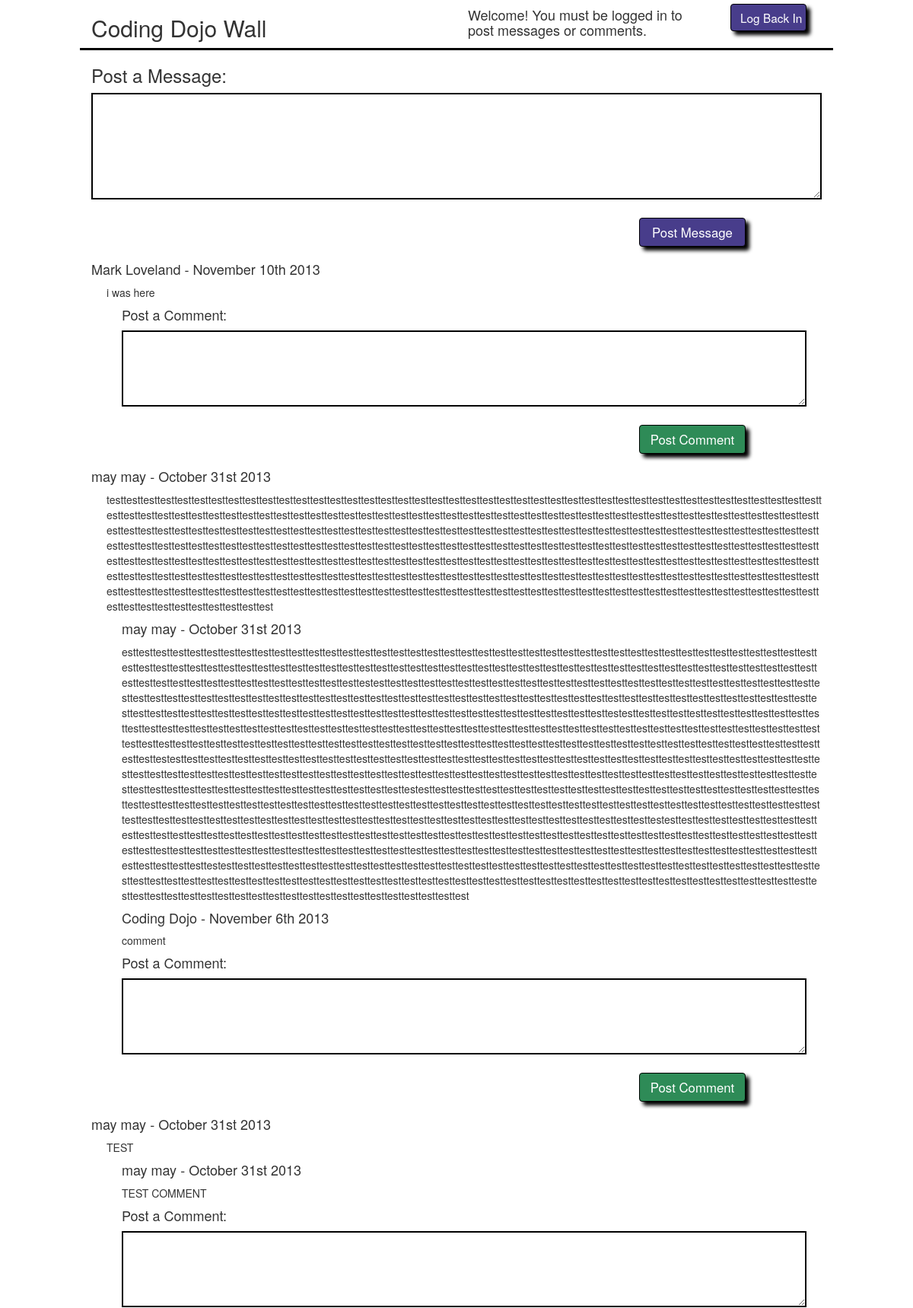
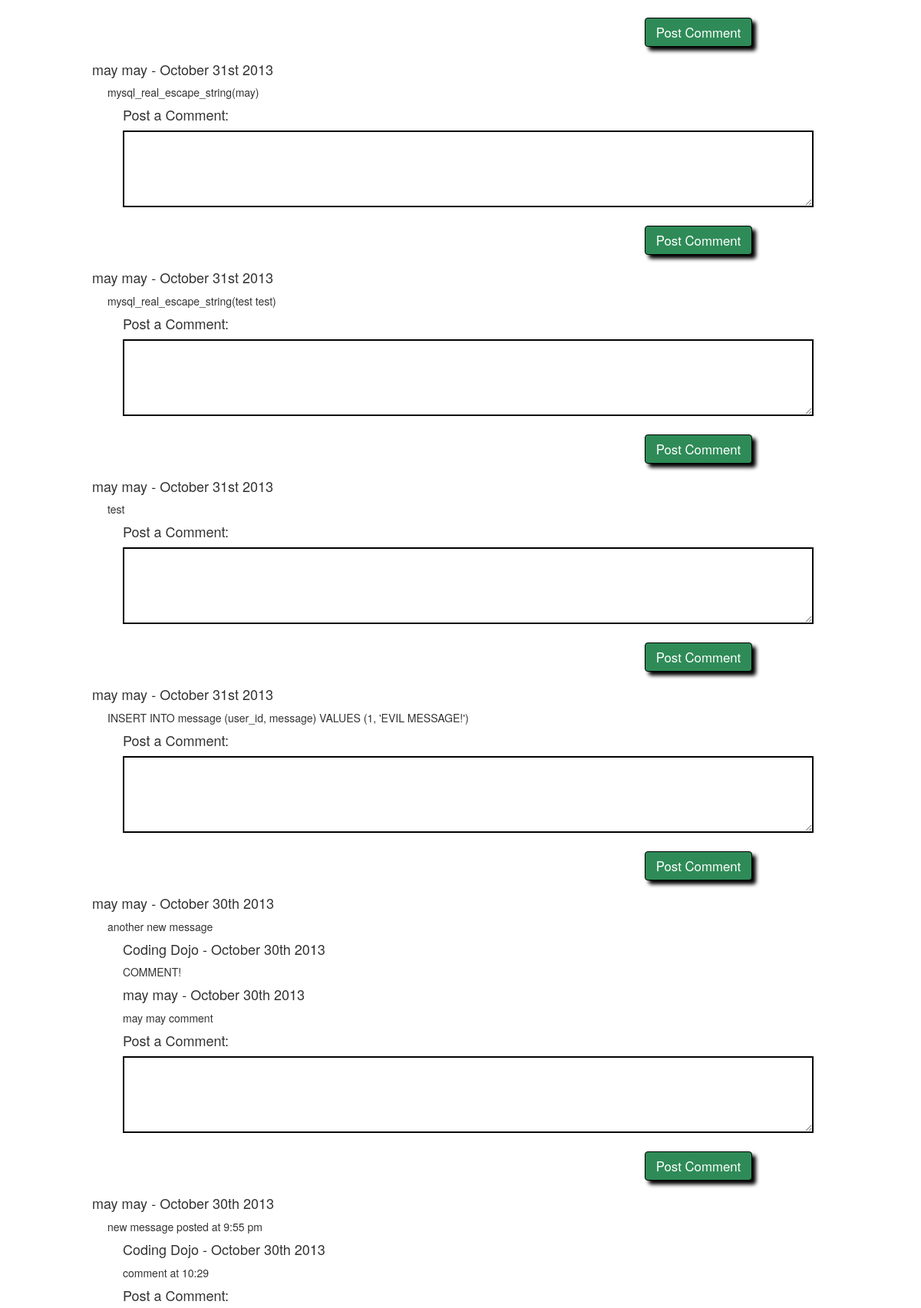
The page /advanced_wall/wall.php (upper part) on the database its author committed (2 pictures, top to bottom).
### tables this page shows
CREATE TABLE `messages` (
  `id` int(11) NOT NULL AUTO_INCREMENT,
  `user_id` int(11) NOT NULL,
  `message` text,
  `created_at` datetime DEFAULT NULL,
  `updated_at` datetime DEFAULT NULL,
  PRIMARY KEY (`id`),
  KEY `fk_messages_users_idx` (`user_id`),
  CONSTRAINT `fk_messages_users` FOREIGN KEY (`user_id`) REFERENCES `users` (`id`) ON DELETE NO ACTION ON UPDATE NO ACTION
);

CREATE TABLE `users` (
  `id` int(11) NOT NULL AUTO_INCREMENT,
  `first_name` varchar(255) DEFAULT NULL,
  `last_name` varchar(255) DEFAULT NULL,
  `username` varchar(255) DEFAULT NULL,
  `password` varchar(255) DEFAULT NULL,
  `email` varchar(255) DEFAULT NULL,
  `birthdate` date DEFAULT NULL,
  `created_at` datetime DEFAULT NULL,
  `updated_at` datetime DEFAULT NULL,
  PRIMARY KEY (`id`)
);

CREATE TABLE `comments` (
  `id` int(11) NOT NULL AUTO_INCREMENT,
  `user_id` int(11) NOT NULL,
  `message_id` int(11) NOT NULL,
  `comment` text,
  `created_at` datetime DEFAULT NULL,
  `updated_at` datetime DEFAULT NULL,
  PRIMARY KEY (`id`),
  KEY `fk_comments_messages1_idx` (`message_id`),
  KEY `fk_comments_users1_idx` (`user_id`),
  CONSTRAINT `fk_comments_messages1` FOREIGN KEY (`message_id`) REFERENCES `messages` (`id`) ON DELETE NO ACTION ON UPDATE NO ACTION,
  CONSTRAINT `fk_comments_users1` FOREIGN KEY (`user_id`) REFERENCES `users` (`id`) ON DELETE NO ACTION ON UPDATE NO ACTION
);

### advanced_wall/connection.php (called while the page is built, shortened)
<?php
	function fetch_all($query)
	{
	 $data = array();
	 $result = mysql_query($query);
	 while($row = mysql_fetch_assoc($result))
	 {
	  $data[] = $row;
	 }
	 return $data;
	}
?>

### advanced_wall/wall.php (the view, shortened to what this page needs)
<?php
	require("connection.php");
?>
<!doctype html>
<html lang="en">
	<head>
		<link rel="stylesheet" type="text/css" href="http://netdna.bootstrapcdn.com/bootstrap/3.0.0/css/bootstrap.min.css">
		<link rel="stylesheet" href="register.css">
	</head>
	<body>
		<div id="wrapper">
			<div class="row" id="header">
				<?php
				if(isset($_SESSION['user_info']))
				{
					echo "<div class='col-md-7'><h2>Coding Dojo Wall</h2></div>";
					echo "<div class='col-md-3'><h4>Welcome, " . $_SESSION['user_info']['username'] . "!</h4></div>";
					echo "<div class='col-md-2'>
							<form action='process.php' method='post'>
								<input type='hidden' name='action' value='logout'>
								<input type='submit' value='Log Out' class='btn btn-primary'>
							</form>
						</div>";
				}
				else
				{
					echo "<div class='col-md-6'><h2>Coding Dojo Wall</h2></div>";
					echo "<div class='col-md-4'><h4>Welcome!  You must be logged in to post messages or comments.</h4></div>";
					echo "<div class='col-md-2'>
							<form action='process.php' method='post'>
								<input type='hidden' name='action' value='log_back_in'>
								<input type='submit' value='Log Back In' class='btn btn-primary'>
							</form>
						</div>";
				}
				?>
			</div>
			<h3>Post a Message:</h3>
			<form action="process.php" method="post">
				<textarea name="message"></textarea>
				<input type="submit" class="btn btn-primary post" id="post_message" value="Post Message">
			</form>
			<?php
			$query_messages = "SELECT users.id as user_id, users.first_name, users.last_name, messages.id as message_id, messages.message, messages.created_at
								FROM messages
								LEFT JOIN users
								ON users.id = messages.user_id
								ORDER BY messages.created_at DESC";
			$messages = fetch_all($query_messages);
			foreach($messages as $message)
			{
				echo "<div class='messages'><h4>" . $message['first_name'] . " " . $message['last_name'] . " - " .
				date('F jS Y', strtotime($message['created_at']));
				echo "</h4><p>" . $message['message'] . "</p></div>";
				$query_comments = "SELECT users.id as user_id, users.first_name, users.last_name, messages.id as message_id, comments.id as comment_id, comments.comment, comments.created_at
									FROM comments
									LEFT JOIN users
									ON users.id = comments.user_id
									LEFT JOIN messages
									ON messages.id = comments.message_id
									WHERE message_id = '{$message['message_id']}'
									ORDER BY comments.created_at ASC";
				$comments = fetch_all($query_comments);
				foreach($comments as $comment)
				{
					echo "<div class='comments'><h4>" . $comment['first_name'] . " " . $comment['last_name'] . " - " .
					date('F jS Y', strtotime($comment['created_at']));
					echo "</h4><p>" . $comment['comment'] . "</p></div>";
				}
				echo "<div class='comments'><h4>Post a Comment:</h4>";
				echo "<form action='process.php' method='post'>
				<textarea name='comment'></textarea>
				<input type='hidden' name='message_id' value = " . $message['message_id'] . ">
				<input type='hidden' name='action' value='post_comment'>
				<input type='submit' class='btn btn-primary post' id='post_comment' value='Post Comment'>
				</form></div>";
			}
			?>
		</div>
	</body>
</html>

### advanced_wall/register.css (style rules this page uses)
#wrapper { width: 960px; margin: 0 auto; }
input { margin: 5px 15px; width: 250px; border: 2px solid black; }
input.btn { width: 100px; font-size: 1.1em; background-color: darkslateblue; border: 1px solid black; box-shadow: 5px 5px 5px black; }
div#header { border-bottom: 3px solid black; }
textarea { width: 960px; height: 140px; font-size: 1.2em; border: 2px solid black; }
input.post { float: right; width: 140px; margin: 20px 100px; font-size: 1.2em; }
input#post_comment { background-color: seagreen; }
.messages { clear: both; margin-top: 30px; }
.messages p { margin-left: 20px; }
.comments { margin-left: 40px; }
.comments textarea { width: 900px; height: 100px; }
.messages p, .comments p { word-wrap: break-word; }

### rows shown on the page
messages: user.first_name "Mark", user.last_name "Loveland", created_at "November 10th 2013", message "i was here"
messages: user.first_name "may", user.last_name "may", created_at "October 31st 2013", message "testtesttesttesttesttesttesttesttesttesttesttesttesttesttesttesttesttesttesttesttesttesttesttesttesttesttesttesttesttesttesttesttesttesttesttesttesttesttesttesttesttesttesttesttesttesttesttesttesttesttesttesttesttesttesttesttesttesttesttesttesttesttesttesttesttesttesttesttesttesttesttesttesttesttesttesttesttesttesttesttesttesttesttesttesttesttesttesttesttesttesttesttesttesttesttesttesttesttesttesttesttesttesttesttesttesttesttesttesttesttesttesttesttesttesttesttesttesttesttesttesttesttesttesttesttesttesttesttesttesttesttesttesttesttesttesttesttesttesttesttesttesttesttesttesttesttesttesttesttesttesttesttesttesttesttesttesttesttesttesttesttesttesttesttesttesttesttesttesttesttesttesttesttesttest…"
comments: user.first_name "may", user.last_name "may", created_at "October 31st 2013", comment "esttesttesttesttesttesttesttesttesttesttesttesttesttesttesttesttesttesttesttesttesttesttesttesttesttesttesttesttesttesttesttesttesttesttesttesttesttesttesttesttesttesttesttesttesttesttesttesttesttesttesttesttesttesttesttesttesttesttesttesttesttesttesttesttesttesttesttesttesttesttesttesttesttesttesttesttesttesttesttesttesttesttesttesttesttesttesttesttesttesttesttesttesttesttesttesttestesttesttesttesttesttesttesttesttesttesttesttesttesttesttesttesttesttesttesttesttesttesttesttesttesttesttesttesttesttesttesttesttesttesttesttesttesttesttesttesttesttesttesttesttesttesttesttesttesttesttesttesttesttesttesttesttesttesttesttesttesttesttesttesttesttesttesttesttesttesttesttesttesttesttesttesttesttestte…"
comments: user.first_name "Coding", user.last_name "Dojo", created_at "November 6th 2013", comment "comment"
messages: user.first_name "may", user.last_name "may", created_at "October 31st 2013", message "TEST"
comments: user.first_name "may", user.last_name "may", created_at "October 31st 2013", comment "TEST COMMENT"
messages: user.first_name "may", user.last_name "may", created_at "October 31st 2013", message "mysql_real_escape_string(may)"
messages: user.first_name "may", user.last_name "may", created_at "October 31st 2013", message "mysql_real_escape_string(test test)"
messages: user.first_name "may", user.last_name "may", created_at "October 31st 2013", message "test"
messages: user.first_name "may", user.last_name "may", created_at "October 31st 2013", message "INSERT INTO message (user_id, message) VALUES (1, 'EVIL MESSAGE!')"
messages: user.first_name "may", user.last_name "may", created_at "October 30th 2013", message "another new message"
comments: user.first_name "Coding", user.last_name "Dojo", created_at "October 30th 2013", comment "COMMENT!"
comments: user.first_name "may", user.last_name "may", created_at "October 30th 2013", comment "may may comment"
messages: user.first_name "may", user.last_name "may", created_at "October 30th 2013", message "new message posted at 9:55 pm"
comments: user.first_name "Coding", user.last_name "Dojo", created_at "October 30th 2013", comment "comment at 10:29"
